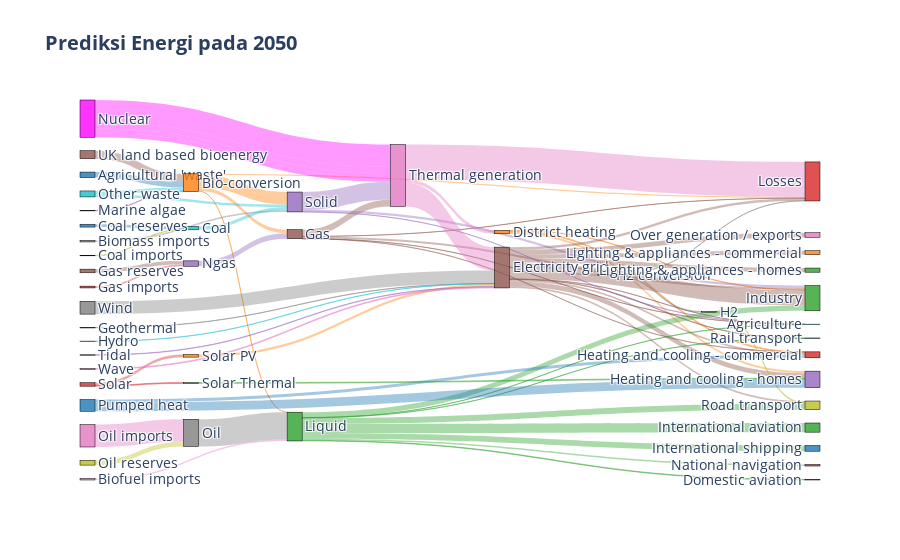

Write notebook code for a chart like this one.
### Markdown cell above
5. Categorical - Sankey Diagram

### Code cell
url = 'https://raw.githubusercontent.com/plotly/plotly.js/master/test/image/mocks/sankey_energy.json'
response = urllib.request.urlopen(url)
data = json.loads(response.read())

# override gray link colors with 'source' colors
opacity = 0.4

data['data'][0]['node']['color'] = ['rgba(255,0,255, 0.8)' if color == "magenta" else color for color in data['data'][0]['node']['color']]
data['data'][0]['link']['color'] = [data['data'][0]['node']['color'][src].replace("0.8", str(opacity)) for src in data['data'][0]['link']['source']]

fig = go.Figure(data=[go.Sankey(
    valueformat = ".0f", 
    valuesuffix = "TWh",
    node = dict(
        pad = 15,
        thickness = 15, 
        line = dict(
            color = "black", 
            width = 0.5), 
        label = data['data'][0]['node']['label'], 
        color = data['data'][0]['node']['color']
    ),
    link = dict(
        source = data['data'][0]['link']['source'],
        target = data['data'][0]['link']['target'],
        value = data['data'][0]['link']['value'],
        label = data['data'][0]['link']['label'],
        color = data['data'][0]['link']['color']
))])

fig.update_layout(title_text="<b>Prediksi Energi pada 2050</b>", 
font_size=14)
fig.show()

### Figure 1 — Plotly figure (JSON) as saved in the notebook; plotly's stock layout.template omitted (floating-point values rounded to 4 significant figures)
{"data": [{"link": {"color": ["rgba(31, 119, 180, 0.4)", "rgba(255, 127, 14, 0.4)", "rgba(255, 127, 14, 0.4)", "rgba(255, 127, 14, 0.4)", "rgba(255, 127, 14, 0.4)", "rgba(227, 119, 194, 0.4)", "rgba(127, 127, 127, 0.4)", "rgba(188, 189, 34, 0.4)", "rgba(31, 119, 180, 0.4)", "rgba(23, 190, 207, 0.4)", "rgba(255, 127, 14, 0.4)", "rgba(255, 127, 14, 0.4)", "rgba(255, 127, 14, 0.4)", "rgba(140, 86, 75, 0.4)", "rgba(140, 86, 75, 0.4)", "rgba(140, 86, 75, 0.4)", "rgba(140, 86, 75, 0.4)", "rgba(140, 86, 75, 0.4)", "rgba(140, 86, 75, 0.4)", "rgba(140, 86, 75, 0.4)", "rgba(140, 86, 75, 0.4)", "rgba(140, 86, 75, 0.4)", "rgba(140, 86, 75, 0.4)", "rgba(140, 86, 75, 0.4)", "rgba(214, 39, 40, 0.4)", "rgba(140, 86, 75, 0.4)", "rgba(140, 86, 75, 0.4)", "rgba(140, 86, 75, 0.4)", "rgba(140, 86, 75, 0.4)", "rgba(140, 86, 75, 0.4)", "rgba(140, 86, 75, 0.4)", "rgba(127, 127, 127, 0.4)", "rgba(127, 127, 127, 0.4)", "rgba(127, 127, 127, 0.4)", "rgba(188, 189, 34, 0.4)", "rgba(23, 190, 207, 0.4)", "rgba(44, 160, 44, 0.4)", "rgba(44, 160, 44, 0.4)", "rgba(44, 160, 44, 0.4)", "rgba(44, 160, 44, 0.4)", "rgba(44, 160, 44, 0.4)", "rgba(44, 160, 44, 0.4)", "rgba(44, 160, 44, 0.4)", "rgba(44, 160, 44, 0.4)", "rgba(148, 103, 189, 0.4)", "rgba(148, 103, 189, 0.4)", "rgba(255,0,255, 0.4)", "rgba(255,0,255, 0.4)", "rgba(227, 119, 194, 0.4)", "rgba(188, 189, 34, 0.4)", "rgba(127, 127, 127, 0.4)", "rgba(23, 190, 207, 0.4)", "rgba(23, 190, 207, 0.4)", "rgba(31, 119, 180, 0.4)", "rgba(31, 119, 180, 0.4)", "rgba(255, 127, 14, 0.4)", "rgba(44, 160, 44, 0.4)", "rgba(214, 39, 40, 0.4)", "rgba(214, 39, 40, 0.4)", "rgba(148, 103, 189, 0.4)", "rgba(148, 103, 189, 0.4)", "rgba(148, 103, 189, 0.4)", "rgba(227, 119, 194, 0.4)", "rgba(227, 119, 194, 0.4)", "rgba(227, 119, 194, 0.4)", "rgba(148, 103, 189, 0.4)", "rgba(140, 86, 75, 0.4)", "rgba(227, 119, 194, 0.4)", "rgba(127, 127, 127, 0.4)", "rgba(255,0,255, 0.4)", "rgba(255,0,255, 0.4)"], "label": ["stream 1", "", "", "", "stream 1", "", "", "", "", "", "", "", "", "", "", "", "", "", "", "", "", "", "", "", "", "", "", "", "", "", "stream 1", "", "", "", "", "", "", "", "", "", "", "", "", "", "", "", "Old generation plant (made-up)", "New generation plant (made-up)", "", "", "", "", "", "", "", "", "", "", "", "", "", "", "", "", "", "", "", "", "", "", ""], "source": [0, 1, 1, 1, 1, 6, 7, 8, 10, 9, 11, 11, 11, 15, 15, 15, 15, 15, 15, 15, 15, 15, 15, 15, 23, 25, 5, 5, 5, 5, 5, 27, 17, 17, 28, 29, 2, 2, 2, 2, 2, 2, 2, 2, 34, 24, 35, 35, 36, 38, 37, 39, 39, 40, 40, 41, 42, 43, 43, 4, 4, 4, 26, 26, 26, 44, 45, 46, 47, 35, 35], "target": [1, 2, 3, 4, 5, 2, 4, 9, 9, 4, 12, 13, 14, 16, 14, 17, 12, 18, 19, 13, 3, 20, 21, 22, 24, 24, 13, 3, 26, 19, 12, 15, 28, 3, 18, 15, 12, 30, 18, 31, 32, 19, 33, 20, 1, 5, 26, 26, 37, 37, 2, 4, 1, 14, 13, 15, 14, 42, 41, 19, 26, 12, 15, 3, 11, 15, 1, 15, 15, 26, 26], "value": [124.7, 0.597, 26.86, 280.3, 81.14, 35, 35, 11.61, 63.97, 75.57, 10.64, 22.5, 46.18, 104.5, 113.7, 27.14, 342.2, 37.8, 4.412, 40.86, 56.69, 7.863, 90.01, 93.49, 40.72, 82.23, 0.129, 1.401, 151.9, 2.096, 48.58, 7.013, 20.9, 6.242, 20.9, 6.995, 121.1, 128.7, 135.8, 14.46, 206.3, 3.64, 33.22, 4.413, 14.38, 123.0, 500, 140.0, 504.3, 107.7, 612.0, 56.59, 77.81, 193.0, 70.67, 59.9, 19.26, 19.26, 59.9, 0.882, 400.1, 46.48, 525.5, 787.1, 79.33, 9.452, 182.0, 19.01, 289.4, 100, 100]}, "node": {"color": ["rgba(31, 119, 180, 0.8)", "rgba(255, 127, 14, 0.8)", "rgba(44, 160, 44, 0.8)", "rgba(214, 39, 40, 0.8)", "rgba(148, 103, 189, 0.8)", "rgba(140, 86, 75, 0.8)", "rgba(227, 119, 194, 0.8)", "rgba(127, 127, 127, 0.8)", "rgba(188, 189, 34, 0.8)", "rgba(23, 190, 207, 0.8)", "rgba(31, 119, 180, 0.8)", "rgba(255, 127, 14, 0.8)", "rgba(44, 160, 44, 0.8)", "rgba(214, 39, 40, 0.8)", "rgba(148, 103, 189, 0.8)", "rgba(140, 86, 75, 0.8)", "rgba(227, 119, 194, 0.8)", "rgba(127, 127, 127, 0.8)", "rgba(188, 189, 34, 0.8)", "rgba(23, 190, 207, 0.8)", "rgba(31, 119, 180, 0.8)", "rgba(255, 127, 14, 0.8)", "rgba(44, 160, 44, 0.8)", "rgba(214, 39, 40, 0.8)", "rgba(148, 103, 189, 0.8)", "rgba(140, 86, 75, 0.8)", "rgba(227, 119, 194, 0.8)", "rgba(127, 127, 127, 0.8)", "rgba(188, 189, 34, 0.8)", "rgba(23, 190, 207, 0.8)", "rgba(31, 119, 180, 0.8)", "rgba(255, 127, 14, 0.8)", "rgba(44, 160, 44, 0.8)", "rgba(214, 39, 40, 0.8)", "rgba(148, 103, 189, 0.8)", "rgba(255,0,255, 0.8)", "rgba(227, 119, 194, 0.8)", "rgba(127, 127, 127, 0.8)", "rgba(188, 189, 34, 0.8)", "rgba(23, 190, 207, 0.8)", "rgba(31, 119, 180, 0.8)", "rgba(255, 127, 14, 0.8)", "rgba(44, 160, 44, 0.8)", "rgba(214, 39, 40, 0.8)", "rgba(148, 103, 189, 0.8)", "rgba(140, 86, 75, 0.8)", "rgba(227, 119, 194, 0.8)", "rgba(127, 127, 127, 0.8)"], "label": ["Agricultural 'waste'", "Bio-conversion", "Liquid", "Losses", "Solid", "Gas", "Biofuel imports", "Biomass imports", "Coal imports", "Coal", "Coal reserves", "District heating", "Industry", "Heating and cooling - commercial", "Heating and cooling - homes", "Electricity grid", "Over generation / exports", "H2 conversion", "Road transport", "Agriculture", "Rail transport", "Lighting & appliances - commercial", "Lighting & appliances - homes", "Gas imports", "Ngas", "Gas reserves", "Thermal generation", "Geothermal", "H2", "Hydro", "International shipping", "Domestic aviation", "International aviation", "National navigation", "Marine algae", "Nuclear", "Oil imports", "Oil", "Oil reserves", "Other waste", "Pumped heat", "Solar PV", "Solar Thermal", "Solar", "Tidal", "UK land based bioenergy", "Wave", "Wind"], "line": {"color": "black", "width": 0.5}, "pad": 15, "thickness": 15}, "type": "sankey", "valueformat": ".0f", "valuesuffix": "TWh"}], "layout": {"font": {"size": 14}, "title": {"text": "<b>Prediksi Energi pada 2050</b>"}}}
